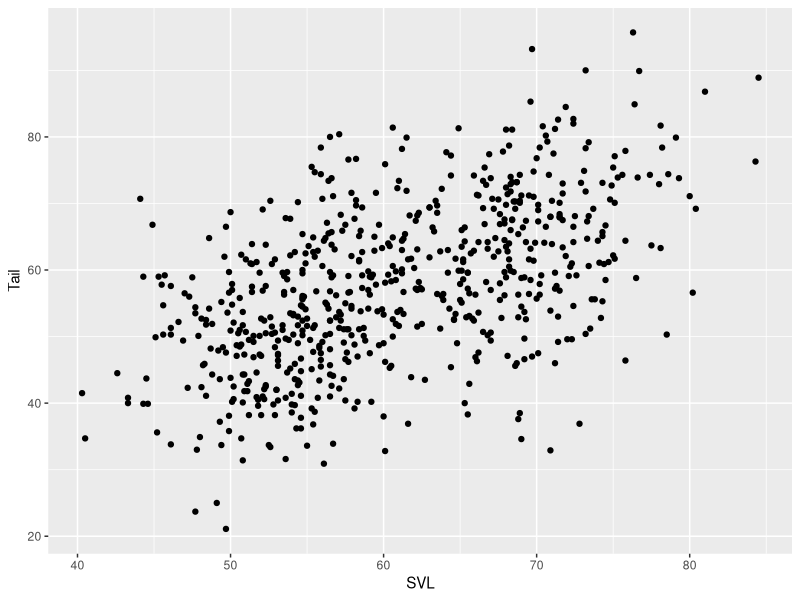
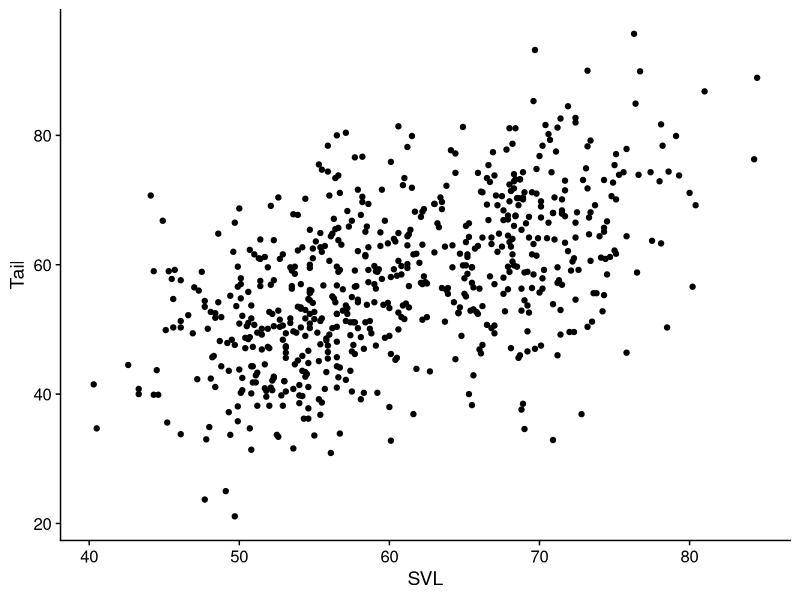
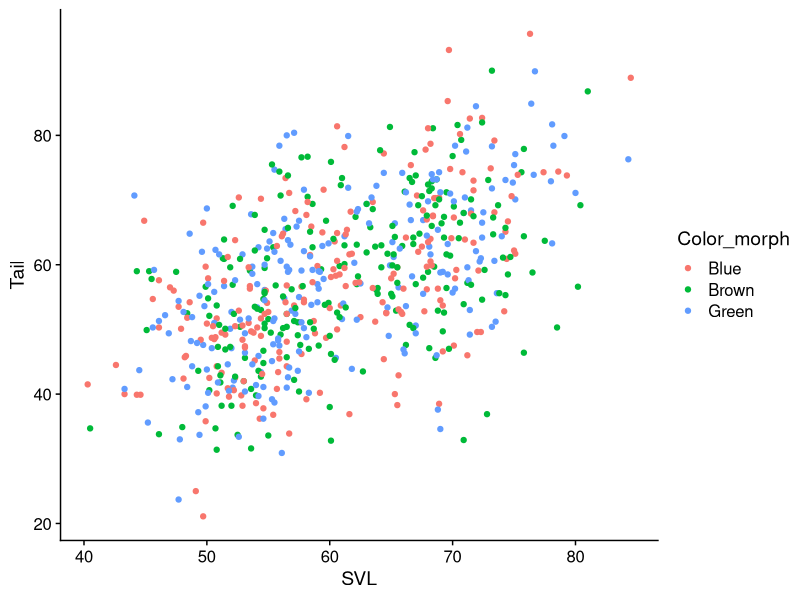
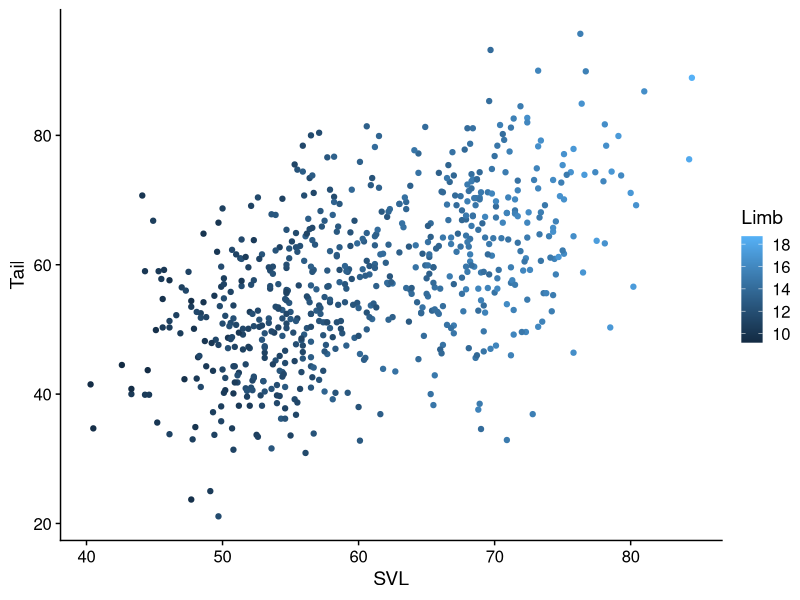
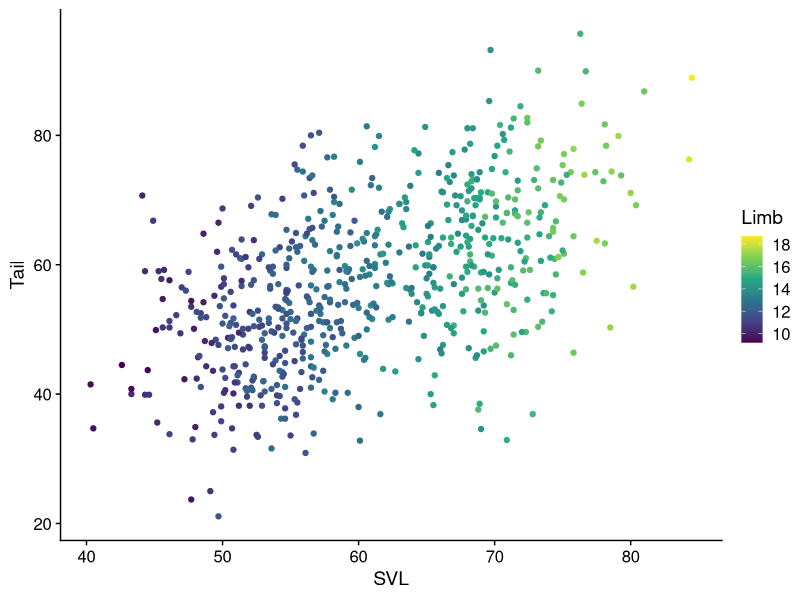
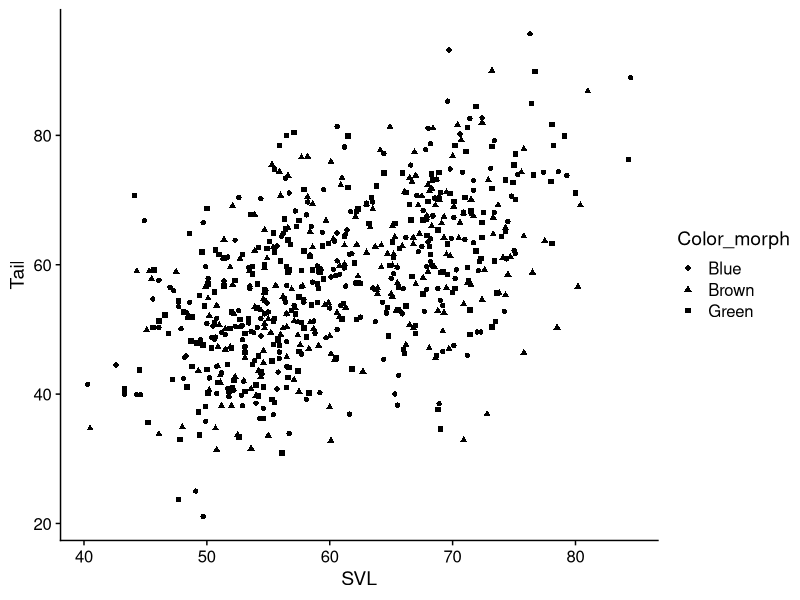
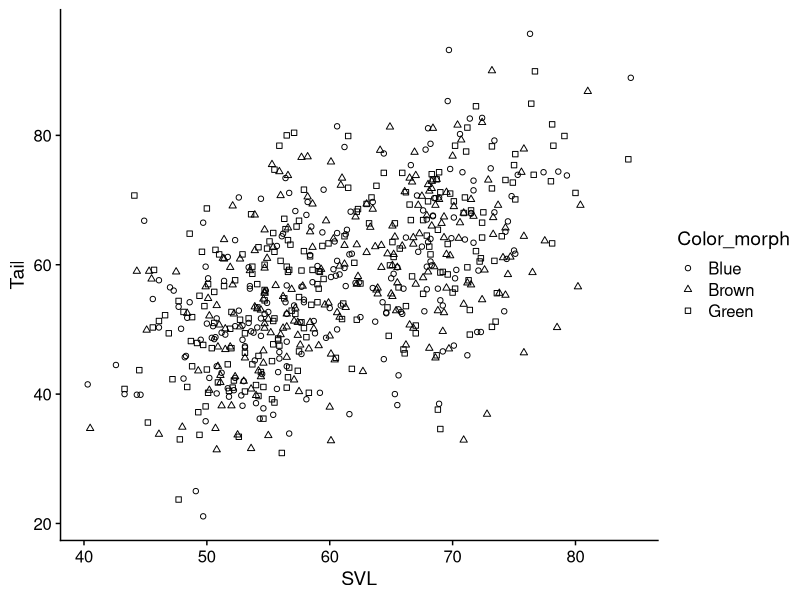
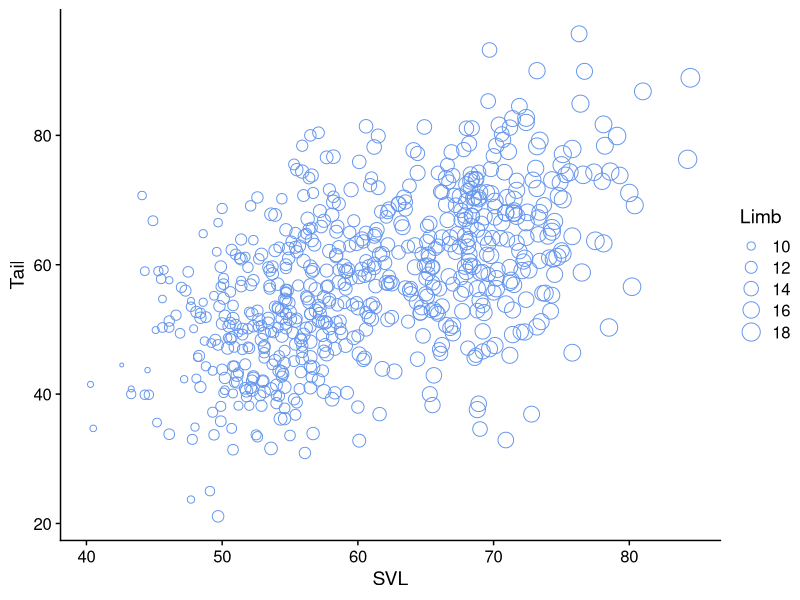

R code for these plots, in order:
# This is the r_code for week 0
# Anything after a pound/hash/number sign is a comment

#### Installing some packages #### 
# First, there are a few packages that need to be installed 
# I'll explain what they are and how they work in a minute,
# but this can take a minute so let's get it started now

# Move your cursor to the next line and press Ctrl+Enter
install.packages("tidyverse") # It may be Cmd+Enter for Mac users
# This sends the line to the Console window and executes it
# If you're asked to pick a server/mirror, go with the first option
# (O-cloud)
install.packages("cowplot") # Install this package too
# install.packages("ggforce")

# If you already have these installed, make sure they're the 
# latest versions.  If not, then please run the above code to
# update them

library(tidyverse)
library(cowplot)
# library(ggforce)

#### let's take a look at some data ####

lizards <- read_csv("data/anoles.csv") # This loads in the dataset

lizards # This is a tidy data frame;
# Each column is a separate variable; each row is an observation
glimpse(lizards)
View(lizards)

## Data visualization

base_plot <- 
  ggplot(data = lizards) + # sets up a plot around lizards
  aes(x = SVL, y = Tail) + # Connects columns of lizards to plot aesthetics
  geom_point() # defines a visual layer; in this case, points
base_plot # show results

# This is functional, but doesn't look much like a scientific figure
theme_set(theme_cowplot()) # changes the default theme 
base_plot 

#### Aesthetics ####
# Aesthetics connect a column of data to a visual representation on the plot
# for example, x and y are aesthetics that correspond to axis positions

# Color_morph is another commonly used aesthetic

base_plot + aes(color = Color_morph) # discrete color

base_plot + aes(color = Limb) # continuous color

# Scales change the way aesthetics look
base_plot + aes(color = Limb) + scale_color_viridis_c()

  # Shape
base_plot + aes(shape = Color_morph)
base_plot + aes(shape = Color_morph) + scale_shape(solid = FALSE)

# Size
ggplot(data = lizards, aes(x = SVL, y = Tail, size = Limb)) + 
  geom_point(color = "cornflowerblue", shape = 1)
# Note that aes() was included in the ggplot call instead of being 
  # Added to it; both ways are valid

# You can also give points fixed aesthetic values
ggplot(data = lizards) + 
  aes(x = SVL, y = Tail, shape = Color_morph) + 
  geom_point(size = 2.5, color = "cornflowerblue") + 
  scale_shape(solid = FALSE)

# Or double up on Aesthetics
ggplot(data = lizards) + 
  aes(x = SVL, y = Tail, shape = Color_morph, color = Color_morph) + 
  geom_point(size = 2.5) + 
  scale_shape(solid = FALSE)

base_plot + aes(color = Limb, shape = Color_morph) + 
  scale_shape(solid = FALSE) +
  scale_color_viridis_c()
  
#### Geoms ####
# Geoms are different ways to visualize data

## Discrete X ##
# Histograms
ggplot(data = lizards) + 
  aes(x = Diameter) + 
  geom_histogram()
# Note that there's a warning here; let's address it

ggplot(data = lizards) + 
  aes(x = Diameter) + 
  geom_histogram(binwidth = 2.5) # binwidths option fixes the warning

# Density Plots
ggplot(data = lizards) + 
  aes(x = Diameter) + 
  geom_density()

# Exercise: How could you use a density plot or histogram to compare
  # Diameter distribution of different lizard Color_morph morphs?

# Discrete X, continuous Y

# boxplots
box_plots <- ggplot(data = lizards) + 
  aes(x = Site, y = Height) + 
  geom_boxplot() 

box_plots + aes(fill = Color_morph) # Note that we're using fill as the aesthetic, not color
# Generally, fill is used to color solid objects, color is used for lines or points

# Violin plot
ggplot(data = lizards) + 
  aes(x = Site, y = Height) + 
  geom_violin()  

# Jitter plot
ggplot(data = lizards) + 
  aes(x = Site, y = Height) + 
  geom_jitter(height = 0, width = .3)  # height and width control how much they can jiter


# Continuous X and Y

# Line graph
ggplot(data = lizards) + 
  aes(x = SVL, y = Tail) + 
  geom_line()
ggplot(data = lizards) + 
  aes(x = SVL, y = Tail, color = Color_morph) + 
  geom_line()
# SO these are clearly not a good way to visualize this sort of data...


# Regression line, with errors
ggplot(data = lizards) + 
  aes(x = SVL, y = Tail) + 
  geom_smooth(method = "lm", se = TRUE) # use se = FALSE to disable error regions

ggplot(data = lizards) + 
  aes(x = SVL, y = Tail, color = Color_morph) + 
  geom_smooth(method = "lm", se = TRUE) # use se = FALSE to disable error regions

# Combining geoms
regression_plot <- ggplot(data = lizards) + 
  aes(x = SVL, y = Tail) + 
  geom_point(size = 2.5, shape = 1, alpha = .5) + 
  geom_smooth(method = "lm") # adds regression line
regression_plot 

# Bar graphs involve a statistical transformation of the data

# How many individuals were at each site?
ggplot(data = lizards) + 
  aes(x = Site) +
  geom_bar()

ggplot(data = lizards) + 
  aes(x = Site, fill = Perch_type) +
  geom_bar()

ggplot(data = lizards) + 
  aes(x = Site, fill = Perch_type) +
  geom_bar(position = "dodge")

ggplot(data = lizards) + 
  aes(x = Site, fill = Perch_type) +
  geom_bar() + facet_wrap(~Color_morph)

# re-ordering bar graphs
  # You can use fct_infreq() on the x aesthetic to re-order it by frequency 
bars_in_order = 
  ggplot(data = lizards) + 
  aes(x = fct_infreq(Site), 
      fill = Perch_type) +
  geom_bar()
bars_in_order
bars_in_order + xlab("Site")

# Exercise: explore the lizards dataset to see if there are any 
# apparent relationships between different variables

#### Facets ####
# Facets are a way to create several smaller plots out of one dataset

regression_plot + facet_wrap(~Color_morph) # This splits the colors into separate plots

regression_plot + facet_wrap(~Site) # Note that by default, the scales are fixed to be the same
regression_plot + facet_wrap(~Site, scales = "free_x")

# Two_way faceting
regression_plot + facet_grid(Color_morph~Perch_type)

# Cheat sheet
# Go to https://ggplot2.tidyverse.org/ for the help files